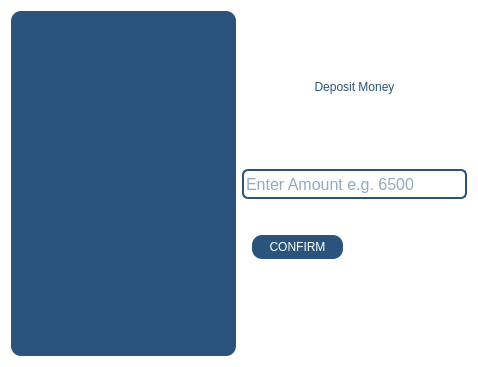
<?xml version="1.0" encoding="UTF-8"?>
<ui version="4.0">
 <class>DepositDialog</class>
 <widget class="QDialog" name="DepositDialog">
  <property name="geometry">
   <rect>
    <x>0</x>
    <y>0</y>
    <width>478</width>
    <height>367</height>
   </rect>
  </property>
  <property name="windowTitle">
   <string>Deposit</string>
  </property>
  <property name="styleSheet">
   <string notr="true">background-color:white;</string>
  </property>
  <layout class="QHBoxLayout" name="horizontalLayout_2">
   <item>
    <layout class="QHBoxLayout" name="horizontalLayout">
     <item>
      <widget class="QLabel" name="label_3">
       <property name="sizePolicy">
        <sizepolicy hsizetype="Expanding" vsizetype="Expanding">
         <horstretch>0</horstretch>
         <verstretch>0</verstretch>
        </sizepolicy>
       </property>
       <property name="styleSheet">
        <string notr="true">border-radius:10px;
background-color:#2b547d;</string>
       </property>
       <property name="text">
        <string/>
       </property>
      </widget>
     </item>
     <item>
      <layout class="QVBoxLayout" name="verticalLayout">
       <item>
        <widget class="QLabel" name="label">
         <property name="styleSheet">
          <string notr="true">QLabel{
background-color:none;
font: 700 20pt &quot;Arial&quot;;
color:#2b547d;}</string>
         </property>
         <property name="text">
          <string>Deposit Money</string>
         </property>
         <property name="alignment">
          <set>Qt::AlignmentFlag::AlignCenter</set>
         </property>
        </widget>
       </item>
       <item>
        <widget class="QLineEdit" name="amount_input">
         <property name="minimumSize">
          <size>
           <width>0</width>
           <height>30</height>
          </size>
         </property>
         <property name="font">
          <font>
           <family>Microsoft Sans Serif</family>
           <pointsize>12</pointsize>
          </font>
         </property>
         <property name="styleSheet">
          <string notr="true">QLineEdit{

background-color: rgb(255, 255, 255);
color:rgb(43, 84, 125);
border:2px solid rgb(43, 84, 125);
border-radius:6px;
}
QLineEdit:hover{
border:2px solid rgb(29, 61, 92);
background-color:rgb(226, 230, 235);
}
QLineEdit:focus{
border:2px solid rgb(0, 0, 119);
background-color:white;
outline:none;
}</string>
         </property>
         <property name="placeholderText">
          <string>Enter Amount e.g. 6500</string>
         </property>
        </widget>
       </item>
       <item>
        <widget class="QWidget" name="widget" native="true">
         <property name="sizePolicy">
          <sizepolicy hsizetype="Expanding" vsizetype="Preferred">
           <horstretch>0</horstretch>
           <verstretch>0</verstretch>
          </sizepolicy>
         </property>
         <widget class="QPushButton" name="deposit_confirmation_btn">
          <property name="geometry">
           <rect>
            <x>10</x>
            <y>30</y>
            <width>91</width>
            <height>24</height>
           </rect>
          </property>
          <property name="styleSheet">
           <string notr="true">QPushButton{
background-color:#2b547d;
color:white;
border-radius:10px;
padding:7px 14px;
}
QPushButton:hover{
background-color:rgb(41, 128, 185);
}
QPushButton:pressed{
background-color:rgb(31, 97, 141);
}</string>
          </property>
          <property name="text">
           <string>CONFIRM</string>
          </property>
         </widget>
        </widget>
       </item>
      </layout>
     </item>
    </layout>
   </item>
  </layout>
 </widget>
 <resources/>
 <connections/>
</ui>
